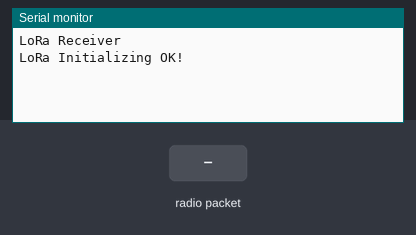
A program run on a simulated ESP32-S3. Parts: the last lines printed to the serial monitor. Inputs (shaded band) come from the test bench. No radio packets arrive unless stated.

Above: at 1.2 s.
1.3 s: radio packet "1" arrives
At 2.0 s:
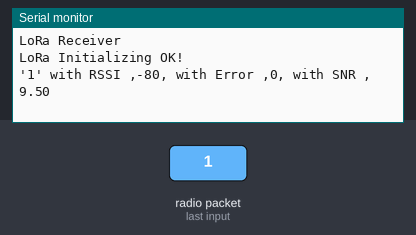
2.8 s: radio packet "0" arrives
At 3.2 s:
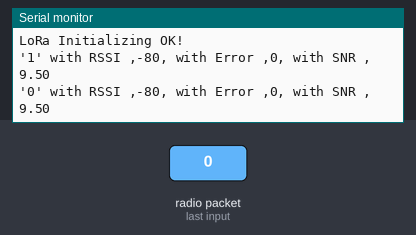
4.3 s: radio packet "2" arrives
At 5.5 s:
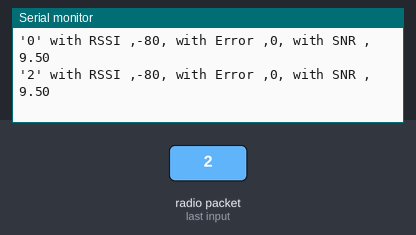

Measured:
- after the input at 1.3 s, the serial monitor: prints a new line at once (image 1)
- after the input at 2.8 s, the serial monitor: prints a new line at once (image 2)
- after the input at 4.3 s, the serial monitor: prints a new line at once (image 3)

The program:

main.cpp
```cpp
#include <Arduino.h>
#include <LoRa.h>
#include <SPI.h>

// vspi
const uint8_t SCK_PIN = 37;
const uint8_t MISO_PIN = 38;
const uint8_t MOSI_PIN = 36;
SPIClass* VSPI_bus;

// radio spi
const uint32_t CS_PIN = 13;
const uint32_t RST = 35;
const uint32_t D0 = 10;
const uint8_t D1 = 11;

// tx and rx enable
const uint8_t tx_en = 5;
const uint8_t rx_en = 6;

// radio parameters
#define syncWord 0x45
#define transmissionFreqA 915E6

LoRaClass radioA;

void setup() {
  Serial.begin(9600);

  VSPI_bus = new SPIClass(HSPI);
  VSPI_bus->begin(SCK_PIN, MISO_PIN, MOSI_PIN);

  Serial.println("LoRa Receiver");

  radioA.setPins(CS_PIN, RST, D0);
  radioA.setSPI(VSPI_bus);

  // for ground station 2024-2025, tx_en = 5, rx_en = 6
  radioA.setBoostPins(tx_en, rx_en);

  if (!radioA.begin(transmissionFreqA)) {
    Serial.println("Starting LoRa A failed!");
  }

  radioA.setSyncWord(syncWord);
  // radioB.setSyncWord(syncWord);
  Serial.println("LoRa Initializing OK!");

}

void loop() {
  // Radio A
  int packetSizeA = radioA.parsePacket();
  if (packetSizeA) {

    // received a packet
    Serial.print("'");

    // read packet
    while (radioA.available()) {
      Serial.print((char)radioA.read());
    }

    // print RSSI of packet
    Serial.print("' with RSSI ");
    Serial.print(",");
    Serial.print(radioA.packetRssi());
    Serial.print(",");
    // print Freq Error of packet
    Serial.print(" with Error ");
    Serial.print(",");
    Serial.print(radioA.packetFrequencyError());
    Serial.print(",");
    // print SNR of packet
    Serial.print(" with SNR ");
    Serial.print(",");
    Serial.println(radioA.packetSnr());

    digitalWrite(rx_en, HIGH);
    delay(100);
    digitalWrite(rx_en, LOW);
  }

}
```
